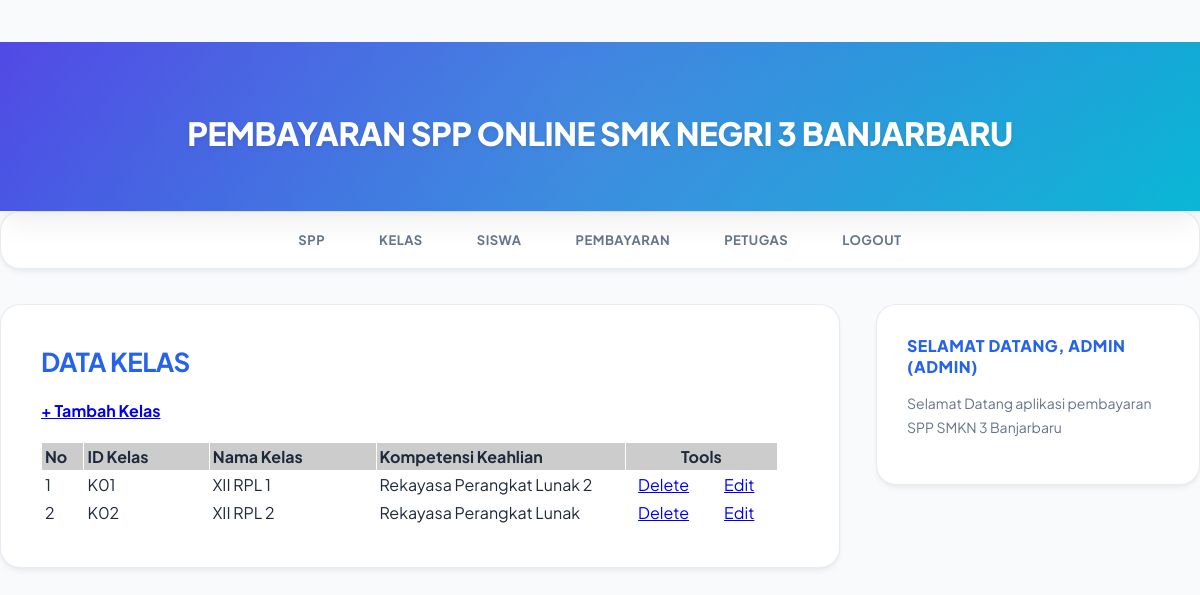
The page /admin/halaman_admin.php?open=data_kelas (signed in) on the database its author committed.
### tables this page shows
CREATE TABLE `kelas` (
  `id_kelas` varchar(5) NOT NULL,
  `nama_kelas` varchar(10) NOT NULL,
  `kompetensi_keahlian` varchar(30) NOT NULL
);

### admin/data_kelas.php (the view)
<?php
include_once "../src/koneksi.php";
?>
<h1><b>DATA KELAS</b></h1>
<h4><a href="?open=tambah_kelas">+ Tambah Kelas</a></h4>
<table cellspacing="1" cellpadding="3">
    <tr>
        <td width="5%" bgcolor="#CCCCCC"><b>No</b></td>
        <td width="15%" bgcolor="#CCCCCC"><b>ID Kelas</b></td>
        <td width="20%" bgcolor="#CCCCCC"><b>Nama Kelas</b></td>
        <td width="30%" bgcolor="#CCCCCC"><b>Kompetensi Keahlian</b></td>
        <td colspan="2" align="center" bgcolor="#CCCCCC"><b>Tools</b></td>
    </tr>
<?php
$sql = mysqli_query($koneksi, "SELECT * FROM kelas ORDER BY id_kelas ASC");
$nomor = 0;
while($data = mysqli_fetch_array($sql)){
    $nomor++;
?>
<tr>
    <td><?php echo $nomor; ?></td>
    <td><?php echo $data['id_kelas']; ?></td>
    <td><?php echo $data['nama_kelas']; ?></td>
    <td><?php echo $data['kompetensi_keahlian']; ?></td>
    <td width="9%" align="center"><a href="?open=hapus_kelas&id_kelas=<?php echo $data['id_kelas']; ?>"
            target="_self" onclick="return confirm('YAKIN INGIN MENGHAPUS DATA KELAS INI ... ?')"> Delete</a></td>
    <td width="9%" align="center"><a href="?open=edit_kelas&id_kelas=<?php echo $data['id_kelas'] ?>"
            target="_self">Edit</a></td>
</tr>
<?php } ?>
</table>

### src/style.css (style rules this page uses)
body { background: #f8fafc; margin: 0; font-family: 'Plus Jakarta Sans', sans-serif; color: #1e293b; min-height: 100vh; display: flex; flex-direction: column; }
.conteudo h1 { margin: 0 0 18px 0; color: #2563EB; font-size: 26px; font-weight: 800; letter-spacing: -0.5px; }

### rows shown on the page
kelas: id_kelas "K01", nama_kelas "XII RPL 1", kompetensi_keahlian "Rekayasa Perangkat Lunak 2"
kelas: id_kelas "K02", nama_kelas "XII RPL 2", kompetensi_keahlian "Rekayasa Perangkat Lunak"

### other values the page prints
$_SESSION['level'] "ADMIN"
$_SESSION['username'] "ADMIN"
